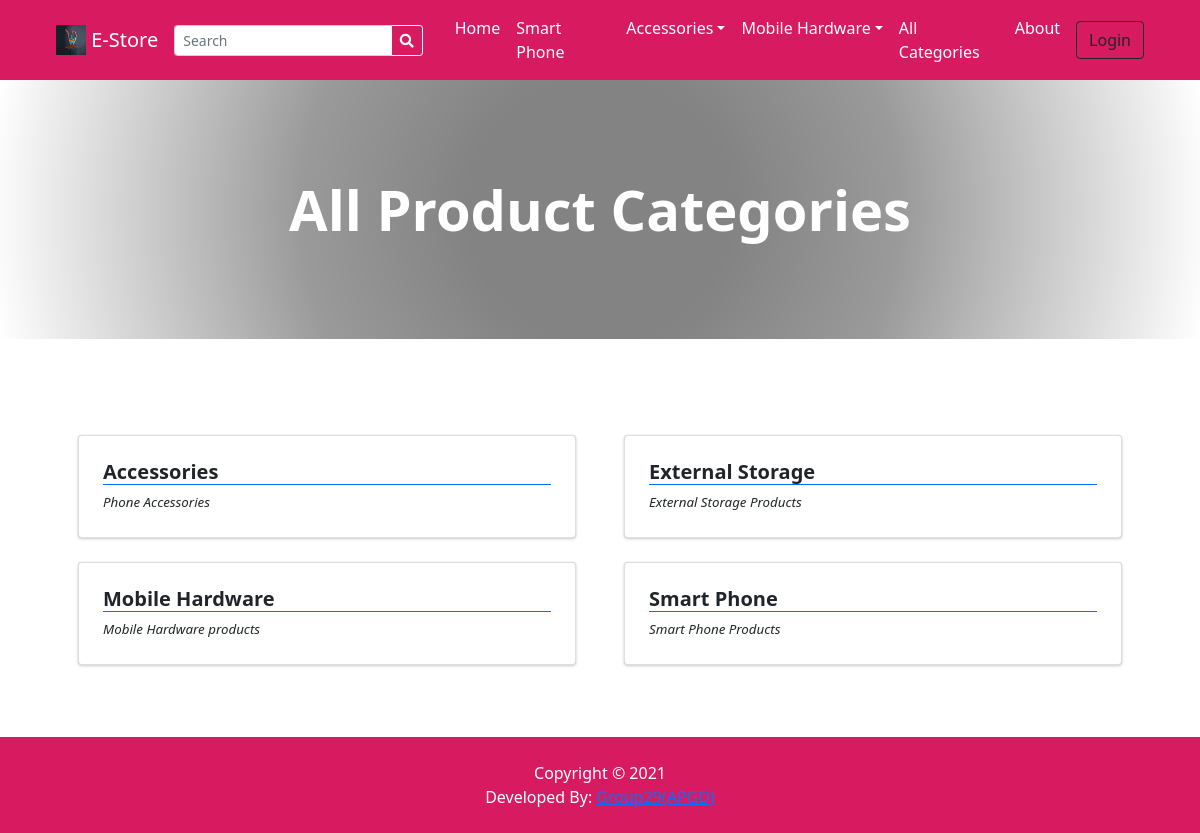
Page /?p=view_categories on the committed database.
### tables this page shows
CREATE TABLE `categories` (
  `id` int(30) NOT NULL,
  `category` varchar(250) NOT NULL,
  `description` text DEFAULT NULL,
  `status` tinyint(1) NOT NULL DEFAULT 1,
  `date_created` datetime NOT NULL DEFAULT current_timestamp()
);

### classes/DBConnection.php (called while the page is built, shortened)
<?php
class DBConnection{
    private $host = DB_SERVER;
    private $username = DB_USERNAME;
    private $password = DB_PASSWORD;
    private $database = DB_NAME;
    public $conn;
    public function __construct(){
        if (!isset($this->conn)) {
            $this->conn = new mysqli($this->host, $this->username, $this->password, $this->database);
        }
    }
}
?>

### classes/SystemSettings.php (called while the page is built, shortened)
<?php
class SystemSettings extends DBConnection{
	function info($field=''){
		if(!empty($field)){
			if(isset($_SESSION['system_info'][$field]))
				return $_SESSION['system_info'][$field];
			else
				return false;
		}else{
			return false;
		}
	}
}
$_settings = new SystemSettings();
?>

### config.php (called while the page is built, shortened)
<?php
require_once('classes/DBConnection.php');
require_once('classes/SystemSettings.php');
function validate_image($file){
	if(!empty($file)){
		if(is_file(base_app.$file)){
			return base_url.$file;
		}else{
			return base_url.'dist/img/no-image-available.png';
		}
	}else{
		return base_url.'dist/img/no-image-available.png';
	}
}
?>

### inc/topBarNav.php (the view, shortened to what this page needs)
<nav class="navbar navbar-expand-lg navbar-dark bg-maroon">
            <div class="container-fluid px-4 px-lg-5 ">
                <a class="navbar-brand" href="./">
                <img src="<?php echo validate_image($_settings->info('logo')) ?>" width="30" height="30" class="d-inline-block align-top" alt="" loading="lazy">
                <?php echo $_settings->info('short_name') ?>
                </a>
                <form class="form-inline" id="search-form">
                  <div class="input-group">
                    <input class="form-control form-control-sm form " type="search" placeholder="Search" aria-label="Search" name="search"  value="<?php echo isset($_GET['search']) ? $_GET['search'] : "" ?>"  aria-describedby="button-addon2">
                    <div class="input-group-append">
                      <button class="btn btn-outline-light btn-sm m-0" type="submit" id="button-addon2"><i class="fa fa-search"></i></button>
                    </div>
                  </div>
                </form>
                <div class="collapse navbar-collapse" id="navbarSupportedContent">
                    <ul class="navbar-nav me-auto mb-2 mb-lg-0 ms-lg-4">
                        <li class="nav-item"><a class="nav-link text-white" aria-current="page" href="./">Home</a></li>
                        <?php
                        $cat_qry = $conn->query("SELECT * FROM categories where status = 1  limit 3");
                        $count_cats =$conn->query("SELECT * FROM categories where status = 1 ")->num_rows;
                        while($crow = $cat_qry->fetch_assoc()):
                          $sub_qry = $conn->query("SELECT * FROM sub_categories where status = 1 and parent_id = '{$crow['id']}'");
                          if($sub_qry->num_rows <= 0):
                        ?>
                        <li class="nav-item"><a class="nav-link text-white" aria-current="page" href="./?p=products&c=<?php echo md5($crow['id']) ?>"><?php echo $crow['category'] ?></a></li>
                        <?php else: ?>
                        <li class="nav-item dropdown">
                          <a class="nav-link text-white dropdown-toggle" id="navbarDropdown<?php echo $crow['id'] ?>" href="#" role="button" data-toggle="dropdown" aria-expanded="false"><?php echo $crow['category'] ?></a></a>
                        </li>
                        <?php endif; ?>
                        <?php endwhile; ?>
                        <?php if($count_cats > 3): ?>
                        <li class="nav-item"><a class="nav-link text-white" href="./?p=view_categories">All Categories</a></li>
                        <?php endif; ?>
                        <li class="nav-item"><a class="nav-link text-white" href="./?p=about">About</a></li>
                    </ul>
                    <div class="d-flex align-items-center">
                      <?php if(!isset($_SESSION['userdata']['id'])): ?>
                        <button class="btn btn-outline-dark ml-2" id="login-btn" type="button">Login</button>
                        <?php endif; ?>
                    </div>
                </div>
            </div>
        </nav>

### view_categories.php (shortened to what this page needs)
<?php
$title = "All Product Categories";
?>
<header class="bg-dark py-5" id="main-header">
    <div class="container px-4 px-lg-5 my-5">
        <div class="text-center text-white">
            <h1 class="display-4 fw-bolder"><?php echo $title ?></h1>
        </div>
    </div>
</header>
<section class="py-5">
    <div class="container px-4 px-lg-5 mt-5">
        <div class="row gx-2 gx-lg-5 row-cols-1 row-cols-md-2 row-cols-xl-2 justify-content-center">
            <?php
                $categories = $conn->query("SELECT * FROM `categories` where status = 1 order by category asc ");
                while($row = $categories->fetch_assoc()):
                    foreach($row as $k=> $v){
                        $row[$k] = trim(stripslashes($v));
                    }
                    $row['description'] = strip_tags(stripslashes(html_entity_decode($row['description'])));
            ?>
            <div class="col mb-6 mb-2">
                <a href="./?p=products&c=<?php echo md5($row['id']) ?>" class="card category-item text-dark">
                    <div class="card-body p-4">
                        <div class="">
                            <h5 class="fw-bolder border-bottom border-primary"><?php echo $row['category'] ?></h5>
                        </div>
                        <p class="m-0 truncate"><?php echo $row['description'] ?></p>
                    </div>
                </a>
            </div>
            <?php endwhile; ?>
        </div>
    </div>
</section>

### rows in the picture
categories: category "Smart Phone", description "Smart Phone Products"
categories: category "Accessories", description "Phone Accessories"
categories: category "Mobile Hardware", description "Mobile Hardware products"
categories: category "External Storage", description "External Storage Products"

### other values in the picture
$_settings->info('short_name') "E-Store"
$title "All Product Categories"
